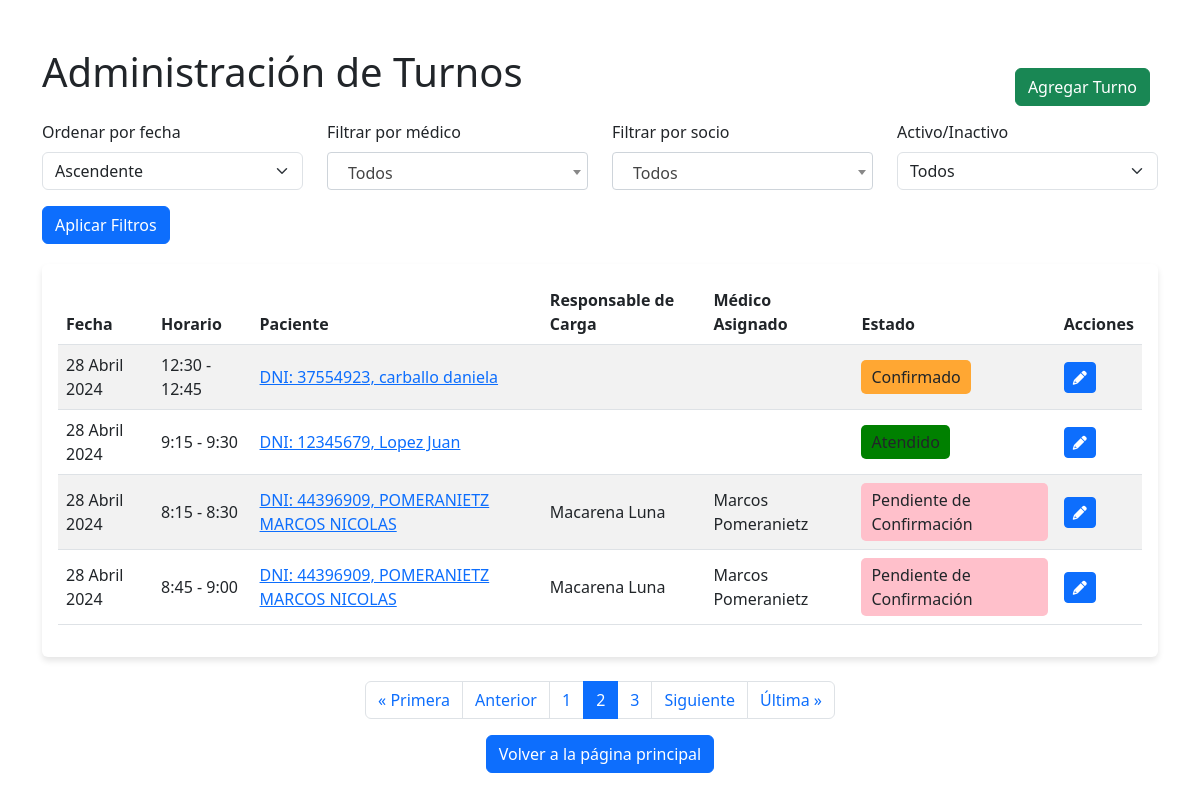
The page /turno/lista-turnos/?orden=asc&page=2 (signed in) on the database its author committed.
### apps/turno/models.py (models this page shows, shortened)
class Turno(models.Model):
    HORARIOS = (
        ('0', '8:00 - 8:15'),
        ('1', '8:15 - 8:30'),
        ('2', '8:30 - 8:45'),
        ('3', '8:45 - 9:00'),
        ('4', '9:00 - 9:15'),
        ('5', '9:15 - 9:30'),
        ('6', '9:30 - 9:45'),
        ('7', '9:45 - 10:00'),
        ('8', '10:00 - 10:15'),
        ('9', '10:15 - 10:30'),
        ('10', '10:30 - 10:45'),
        ('11', '10:45 - 11:00'),
        ('12', '11:00 - 11:15'),
        ('13', '11:15 - 11:30'),
        ('14', '11:30 - 11:45'),
        ('15', '11:45 - 12:00'),
        ('16', '12:00 - 12:15'),
        ('17', '12:15 - 12:30'),
        ('18', '12:30 - 12:45'),
        ('19', '12:45 - 13:00'),
        ('20', '13:00 - 13:15'),
        ('21', '13:15 - 13:30'),
        ('22', '13:30 - 13:45'),
        ('23', '13:45 - 14:00'),
        ('24', '14:00 - 14:15'),
        ('25', '14:15 - 14:30'),
        ('26', '14:30 - 14:45'),
        ('27', '14:45 - 15:00'),
        ('28', '15:00 - 15:15'),
        ('29', '15:15 - 15:30'),
        ('30', '15:30 - 15:45'),
        ('31', '15:45 - 16:00'),
        ('32', '16:00 - 16:15'),
        ('33', '16:15 - 16:30'),
        ('34', '16:30 - 16:45'),
        ('35', '16:45 - 17:00'),
        ('36', '17:00 - 17:15'),
        ('37', '17:15 - 17:30'),
        ('38', '17:30 - 17:45'),
        ('39', '17:45 - 18:00'),
        ('40', '18:00 - 18:15'),
        ('41', '18:15 - 18:30'),
        ('42', '18:30 - 18:45'),
        ('43', '18:45 - 19:00')
    )
    ESTADOS = (
        ('0', 'Pendiente de Confirmación'),
        ('1', 'Atendido'),
        ('2', 'Ausente con aviso'),
        ('3', 'Ausente sin aviso'),
        ('4', 'Confirmado'),
        ('5', 'Cancelado')
    )
    fecha = models.DateField(verbose_name='Fecha del turno')
    horario = models.CharField(max_length=2, choices=HORARIOS, default='0', verbose_name='Horario del turno')
    observacion = models.CharField(max_length=300, blank=True)
    activo = models.BooleanField(default=True, verbose_name='¿Turno Activo?')
    estado = models.CharField(max_length=2, choices=ESTADOS, default='0', verbose_name='Estado del turno')
    socio = models.ForeignKey(Paciente, on_delete=models.CASCADE)
    usuario = models.ForeignKey(User, related_name='turnos_asignados', on_delete=models.SET_NULL, blank=False, null=True, verbose_name='Médico asignado')
    responsable_de_carga = models.ForeignKey(User, related_name='turnos_responsable', on_delete=models.SET_NULL, null=True, editable=False)
    class Meta:
        verbose_name_plural = 'Turnos'

### apps/socio/models.py (models this page shows, shortened)
class Paciente(models.Model):
    TIPO_CATEGORIA = (
        ('0', 'Demanda Espontánea'),
        ('1', 'Socio'),
        ('3', 'Socio Afiliado')
    )
    SEX_CHOICES = (
        ('0', 'Masculino'),
        ('1', 'Femenino'),
        ('3', 'Otro')
    )
    TIPO_SOLICITUD = (
        ('0', 'Titular'),
        ('1', 'Familiar'),
        ('2', 'No Aplica'),
    )
    TIPO_MONOTRIBUTO = (
        ('0', 'Categoria A'),
        ('1', 'Categoria B'),
        ('2', 'Categoria C'),
        ('3', 'Categoria D'),
        ('4', 'Otro'),
        ('5', 'No tiene'),
    )
    categoria = models.CharField('Categoria', max_length=1, choices=TIPO_CATEGORIA, default='0')
    condicion_de_solicitud = models.CharField('Condición de solicitud', max_length=1, choices=TIPO_SOLICITUD, default='0')
    dni = models.CharField(max_length=8, unique=True, verbose_name='DNI',help_text="<span style='color: red;font-weight: bold; text-transform: uppercase;'>¡Ingresar sin caracteres especiales o espacios ( - , * , _, . )!</span>")
    dnititular = models.CharField('DNI del Titular',max_length=8, blank=True, null=True, help_text="<span style='color: red;font-weight: bold; text-transform: uppercase;'>¡Colocar unicamente si el TIPO DE AFILIACIÓN ES FAMILIAR!</span>")
    cuit = models.CharField(max_length=20, blank=True, null=True, help_text="<span style='color: red;font-weight: bold; text-transform: uppercase;'>¡Ingresar sin caracteres especiales o espacios ( - , * , _ )!</span>", verbose_name='CUIT')  # Campo opcional
    nombres = models.CharField(max_length=100)
    apellidos = models.CharField(max_length=100)
    fecha_de_nacimiento = models.DateField()
    sex = models.CharField('Sexo', max_length=1, choices=SEX_CHOICES, default='0')
    telefono = models.ForeignKey(Telefono, on_delete=models.CASCADE, verbose_name='Número de contacto', blank=True, null=True)
    casilla_de_mail = models.EmailField(validators=[EmailValidator(message="Ingresa un correo válido")], blank=True)
    domicilio = models.ForeignKey('Domicilio', on_delete=models.SET_NULL, blank=True, null=True)
    referente_parroquial = models.ForeignKey('Referente', on_delete=models.SET_NULL, blank=True, null=True)
    responsable_de_carga = models.ForeignKey('auth.User', on_delete=models.SET_NULL, blank=True, null=True, editable=False)
    monotributo = models.CharField('Monotributo', max_length=1, choices=TIPO_MONOTRIBUTO, default='0')
    dni_foto_frente = models.FileField(upload_to='dni/', blank=True, null=True)
    dni_foto_dorso = models.FileField(upload_to='dni/', blank=True, null=True)
    credencial = models.AutoField(primary_key=True)
    observaciones = models.TextField(blank=True)
    credencial_entregada = models.BooleanField(default=False)
    class Meta:
        verbose_name = 'Socio' # Titulo.
        verbose_name_plural = 'Registro de socio' # Titulo Plural.
    def __str__(self):
        return f"DNI: {self.dni}, {self.apellidos} {self.nombres}"

### apps/turno/views.py (the view)
# urls.py: path('lista-turnos/', ListaTurnosView.as_view(), name='turnos_list'),
class ListaTurnosView(LoginRequiredMixin, View):
    template_name = 'turno/lista_turnos.html'
    paginate_by = 4  # Número de turnos por página
    def get(self, request):
        turnos = Turno.objects.all()
        orden = request.GET.get('orden', 'asc')
        if orden == 'desc':
            turnos = turnos.order_by('-fecha')
        else:
            turnos = turnos.order_by('fecha')
        medico_id = request.GET.get('medico', None)
        if medico_id:
            turnos = turnos.filter(usuario__id=medico_id)
        socio_id = request.GET.get('socio', None)
        if socio_id:
            turnos = turnos.filter(socio__credencial=socio_id)
        activo = request.GET.get('activo', None)
        if activo == 'true':
            turnos = turnos.filter(activo=True)
        elif activo == 'false':
            turnos = turnos.filter(activo=False)
        grupo_medico = Group.objects.get(name='Medico')
        medicos = User.objects.filter(groups=grupo_medico)
        socios = Paciente.objects.all()  # Obtener todos los pacientes para el formulario
        paginator = Paginator(turnos, self.paginate_by)
        page = request.GET.get('page')
        try:
            turnos_paginados = paginator.page(page)
        except PageNotAnInteger:
            turnos_paginados = paginator.page(1)
        except EmptyPage:
            turnos_paginados = paginator.page(paginator.num_pages)
        context = {
            'turnos': turnos_paginados,
            'orden': orden,
            'medicos': medicos,
            'socios': socios,
        }
        return render(request, self.template_name, context)

### templates/turno/lista_turnos.html (shortened to what this page needs)
{% load static %}
<!DOCTYPE html>
<html lang="en">
<head>
    <link href="https://cdn.jsdelivr.net/npm/bootstrap@5.3.0-alpha1/dist/css/bootstrap.min.css" rel="stylesheet">
    <link rel="stylesheet" href="{% static 'css/turno/lista.css' %}">
    <link rel="stylesheet" href="https://cdnjs.cloudflare.com/ajax/libs/font-awesome/6.0.0-beta3/css/all.min.css">
    <link href="https://cdn.jsdelivr.net/npm/select2@4.0.13/dist/css/select2.min.css" rel="stylesheet" />
</head>
<body>
    <div class="container mt-5">
        <h1 class="mb-4">Administración de Turnos</h1>
        <a href="/turno/crear-turno/" class="btn btn-success btn-agregar-turno">Agregar Turno</a>
        <form method="get" class="filters">
            <div class="row">
                <div class="col-md-3">
                    <label for="orden" class="form-label">Ordenar por fecha</label>
                    <select id="orden" name="orden" class="form-select">
                        <option value="asc" {% if orden == 'asc' %}selected{% endif %}>Ascendente</option>
                    </select>
                </div>
                <div class="col-md-3">
                    <label for="medico" class="form-label">Filtrar por médico</label>
                </div>
                <div class="col-md-3">
                    <label for="socio" class="form-label">Filtrar por socio</label>
                </div>
                <div class="col-md-3">
                    <label for="activo" class="form-label">Activo/Inactivo</label>
                    <select id="activo" name="activo" class="form-select">
                        <option value="">Todos</option>
                    </select>
                </div>
            </div>
            <div class="row mt-3">
                <div class="col-md-12">
                    <button type="submit" class="btn btn-primary">Aplicar Filtros</button>
                </div>
            </div>
        </form>
        <div class="card">
            <div class="card-body">
                <table class="table table-striped">
                    <thead>
                        <tr>
                            <th>Fecha</th>
                            <th>Horario</th>
                            <th>Paciente</th>
                            <th>Responsable de Carga</th>
                            <th>Médico Asignado</th>
                            <th>Estado</th>
                            <th>Acciones</th>
                        </tr>
                    </thead>
                    <tbody>
                        {% for turno in turnos %}
                            <tr>
                                <td>{{ turno.fecha }}</td>
                                <td>{{ turno.get_horario_display }}</td>
                                <td><a href="{% url 'detalle_paciente' turno.socio.credencial %}">{{ turno.socio }}</a></td>
                                <td>{{ turno.responsable_de_carga.first_name }} {{ turno.responsable_de_carga.last_name }}</td>
                                <td>{{ turno.usuario.first_name }} {{ turno.usuario.last_name }}</td>
                                <td>
                                    <div class="estado-container {% if turno.estado == '0' %}estado-pendiente{% elif turno.estado == '1' %}estado-atendido{% elif turno.estado == '2' %}estado-ausente-aviso{% elif turno.estado == '3' %}estado-ausente-sin-aviso{% elif turno.estado == '4' %}estado-confirmado{% elif turno.estado == '5' %}estado-cancelado{% endif %}">
                                        {{ turno.get_estado_display }}
                                    </div>
                                </td>
                                <td>
                                    <a href="{% url 'editar_turno' turno.pk %}" class="btn btn-sm btn-primary">
                                        <i class="fas fa-pencil-alt"></i>
                                    </a>
                                </td>
                            </tr>
                        {% endfor %}
                    </tbody>
                </table>
            </div>
        </div>
<nav aria-label="Page navigation">
    <ul class="pagination justify-content-center mt-4">
        {% if turnos.has_previous %}
            <li class="page-item">
                <a class="page-link" href="?orden={{ orden }}{% if medico_id %}&medico={{ medico_id }}{% endif %}{% if socio_id %}&socio={{ socio_id }}{% endif %}{% if activo %}&activo={{ activo }}{% endif %}&page=1">&laquo; Primera</a>
            </li>
            <li class="page-item">
                <a class="page-link" href="?orden={{ orden }}&page={{ turnos.previous_page_number }}">Anterior</a>
            </li>
        {% endif %}
        {% for num in turnos.paginator.page_range %}
            {% if num == turnos.number %}
                <li class="page-item active">
                    <span class="page-link">{{ num }}</span>
                </li>
            {% elif num < turnos.number|add:2 and num > turnos.number|add:"-2" %}
                <li class="page-item">
                    <a class="page-link" href="?orden={{ orden }}&page={{ num }}">{{ num }}</a>
                </li>
            {% endif %}
        {% endfor %}
        {% if turnos.has_next %}
            <li class="page-item">
                <a class="page-link" href="?orden={{ orden }}&page={{ turnos.next_page_number }}">Siguiente</a>
            </li>
            <li class="page-item">
                <a class="page-link" href="?orden={{ orden }}&page={{ turnos.paginator.num_pages }}">Última &raquo;</a>
            </li>
        {% endif %}
    </ul>
</nav>
<div class="container mt-3 text-center">
    <a href="/admin/" class="btn btn-primary">Volver a la página principal</a>
</div>
    </div>
</body>
</html>

### static/css/turno/lista.css (style rules this page uses)
.card { border: none; box-shadow: 0 4px 6px rgba(0, 0, 0, 0.1); }
.table th { border-top: none; border-bottom: 1px solid #dee2e6; }
.table td { vertical-align: middle; }

### templates/turno/lista_turnos.html (style rules this page uses)
.container { position: relative; }
.btn-agregar-turno { position: absolute; top: 20px; right: 20px; z-index: 1000; }
.filters { margin-bottom: 20px; }
.estado-container { display: inline-block; padding: 5px 10px; border-radius: 5px; }
.estado-pendiente { background-color: pink; }
.estado-atendido { background-color: #008000; }
.estado-confirmado { background-color: #ffa733; }

### rows shown on the page
Turno: fecha "28 Abril 2024", horario "12:30 - 12:45", socio "DNI: 37554923, carballo daniela", estado "Confirmado"
Turno: fecha "28 Abril 2024", horario "9:15 - 9:30", socio "DNI: 12345679, Lopez Juan", estado "Atendido"
Turno: fecha "28 Abril 2024", horario "8:15 - 8:30", socio "DNI: 44396909, POMERANIETZ MARCOS NICOLAS", responsable_de_carga.first_name "Macarena", responsable_de_carga.last_name "Luna", usuario.first_name "Marcos", usuario.last_name "Pomeranietz", estado "Pendiente de Confirmación"
Turno: fecha "28 Abril 2024", horario "8:45 - 9:00", socio "DNI: 44396909, POMERANIETZ MARCOS NICOLAS", responsable_de_carga.first_name "Macarena", responsable_de_carga.last_name "Luna", usuario.first_name "Marcos", usuario.last_name "Pomeranietz", estado "Pendiente de Confirmación"

### other values the page prints
{{ num }} "1" "3"
{{ num }} "2"
